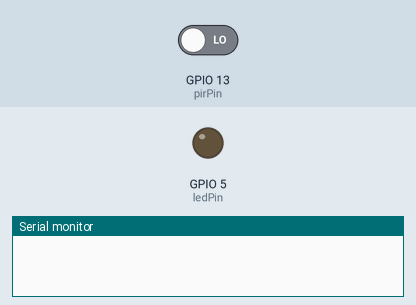
Simulated run of this sketch. Board: ESP8266 (NodeMCU). On the bench: output pins drawn as LEDs (lit = HIGH), the last lines printed to the serial monitor. The inputs (shaded band) are chosen by the test bench; at power-on: GPIO 13 (pirPin) LOW. WiFi joins after 1.5 s; servers stay silent unless stated.

Above: at 3.0 s.
3.1 s: GPIO 13 (pirPin) driven HIGH
At 4.1 s:
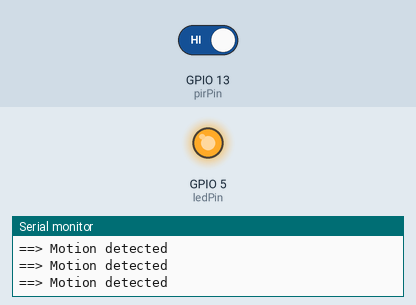
4.6 s: GPIO 13 (pirPin) driven LOW
At 5.3 s:
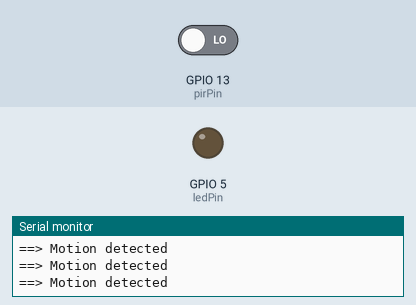
Timing chart, 0 to 7.6 s (numbered marks = the images above; inputs shaded):
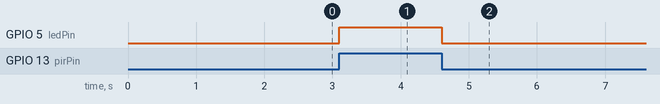

The sketch:

presenceSensor.ino
```cpp
// (licence header left out)
#include <ESP8266WiFi.h>

#define BLYNK_PRINT Serial    // Comment this out to disable prints and save space
#include <BlynkSimpleEsp8266.h>
char auth[] = "553ddce9a0eb45ff8e6466d578b14b2f";

/* WiFi credentials */
char ssid[] = "LMCAD";
char pass[] = "Senhadowifidolmcad752";

/* HC-SR501 Motion Detector */
#define ledPin 5
#define pirPin 13 // Input for HC-S501
int pirValue; // Place to store read PIR Value

void setup()
{
  Serial.begin(115200);
  delay(10);
  Blynk.begin(auth, ssid, pass);
  pinMode(ledPin, OUTPUT);
  pinMode(pirPin, INPUT);
  digitalWrite(ledPin, LOW);
}

void loop()
{
  getPirValue();
  Blynk.run();
}

/***************************************************
 * Get PIR data
 **************************************************/
void getPirValue(void)
{
  pirValue = digitalRead(pirPin);
  if (pirValue)
  {
    Serial.println("==> Motion detected");
    Blynk.notify("T==> Motion detected");
  }
  digitalWrite(ledPin, pirValue);
}
```

Measured:
- after the input at 3.1 s, GPIO 5 (ledPin): LOW → HIGH at once
- after the input at 4.6 s, GPIO 5 (ledPin): HIGH → LOW at once
